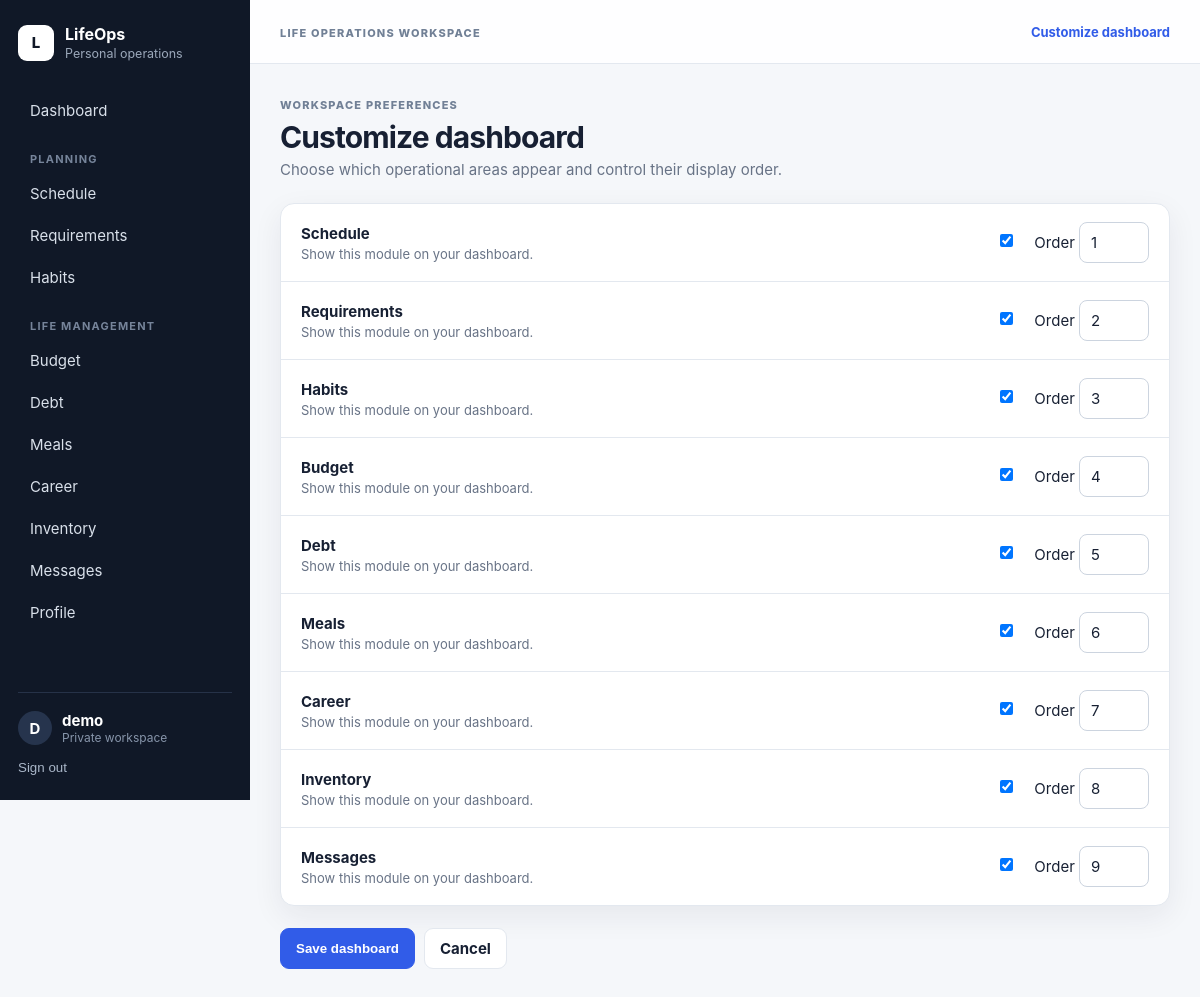
Page /dashboard/settings/ (signed in) on the committed database.
### core/models.py (models this page shows)
class DashboardWidget(models.Model):
    user = models.ForeignKey(User, on_delete=models.CASCADE)
    key = models.CharField(max_length=40)
    visible = models.BooleanField(default=True)
    position = models.PositiveIntegerField(default=0)
    class Meta:
        unique_together = ('user','key')
        ordering = ['position','id']

### core/views.py (the view, shortened to what this page needs)
# urls.py: path('dashboard/settings/',views.dashboard_settings,name='dashboard_settings'),
@login_required
def dashboard_settings(request):
    ensure_widgets(request.user)
    qs=DashboardWidget.objects.filter(user=request.user).order_by('position','id')
    return render(request,'core/dashboard_settings.html',{'widgets':qs,'labels':dict(WIDGETS)})

### core/views.py (called while the page is built)
def ensure_widgets(user):
    existing={w.key for w in DashboardWidget.objects.filter(user=user)}
    for pos,(key,_) in enumerate(WIDGETS):
        if key not in existing:
            DashboardWidget.objects.create(user=user,key=key,position=pos,visible=True)

### core/templates/core/dashboard_settings.html (shortened to what this page needs)
{% extends 'core/base.html' %}{% block content %}<div class="narrow-wide"><div class="page-heading"><div><span class="eyebrow">Workspace preferences</span><h1>Customize dashboard</h1><p>Choose which operational areas appear and control their display order.</p></div></div><form method="post">{% csrf_token %}<div class="panel settings-list">{% for widget in widgets %}<div class="setting-row"><div><strong>{{ widget.key|title }}</strong><span>Show this module on your dashboard.</span></div><div class="setting-controls"><label class="switch"><input type="checkbox" name="visible_{{ widget.id }}" {% if widget.visible %}checked{% endif %}></label><label>Order <input class="position-input" type="number" min="0" name="position_{{ widget.id }}" value="{{ widget.position }}"></label></div></div>{% endfor %}</div><div class="form-actions"><button class="btn primary">Save dashboard</button><a class="btn ghost" href="{% url 'dashboard' %}">Cancel</a></div></form></div>{% endblock %}

### core/templates/core/base.html (shortened to what this page needs)
{% load static %}
<!doctype html><html lang="en"><head>
<link rel="stylesheet" href="{% static 'core/css/app.css' %}">
</head><body>
{% if user.is_authenticated %}
<div class="app-shell">
<aside class="sidebar">
  <div class="brand"><span class="brand-mark">L</span><div><strong>LifeOps</strong><small>Personal operations</small></div></div>
  <nav>
    <a href="{% url 'dashboard' %}">Dashboard</a>
    <div class="nav-label">Planning</div>
    <a href="{% url 'module_list' 'schedule' %}">Schedule</a><a href="{% url 'module_list' 'requirements' %}">Requirements</a><a href="{% url 'module_list' 'habits' %}">Habits</a>
    <div class="nav-label">Life management</div>
    <a href="{% url 'module_list' 'budget' %}">Budget</a><a href="{% url 'module_list' 'debt' %}">Debt</a><a href="{% url 'module_list' 'meals' %}">Meals</a><a href="{% url 'module_list' 'career' %}">Career</a><a href="{% url 'module_list' 'inventory' %}">Inventory</a>
    <a href="{% url 'messages_page' %}">Messages</a><a href="{% url 'profile_settings' %}">Profile</a>
  </nav>
  <div class="sidebar-foot"><div class="user-chip"><span>{{ user.username|first|upper }}</span><div><strong>{{ user.username }}</strong><small>Private workspace</small></div></div><form method="post" action="{% url 'logout' %}">{% csrf_token %}<button class="link-button">Sign out</button></form></div>
</aside>
<main class="main"><header class="topbar"><div><button class="mobile-menu" onclick="document.body.classList.toggle('nav-open')">☰</button><span class="eyebrow">Life operations workspace</span></div><a class="top-action" href="{% url 'dashboard_settings' %}">Customize dashboard</a></header><div class="page-wrap">{% block content %}{% endblock %}</div></main>
</div>
{% else %}{% block public_content %}{% endblock %}{% endif %}
</body></html>

### core/static/core/css/app.css (style rules this page uses)
:root { --bg:#f5f7fa;--surface:#fff;--surface-2:#f9fafb;--text:#172033;--muted:#687386;--line:#e3e8ef;--nav:#101827;--nav2:#1c2637;--primary:#315ce8;--primary2:#2448bd;--danger:#bd3343;--success:#18794e;--shadow:0 10px 30px rgba(23,32,51,.07);--radius:14px }
* { box-sizing:border-box }
body { margin:0;font-family:Inter,ui-sans-serif,-apple-system,BlinkMacSystemFont,"Segoe UI",sans-serif;background:var(--bg);color:var(--text);font-size:15px }
a { color:var(--primary);text-decoration:none }
.app-shell { display:grid;grid-template-columns:250px 1fr;min-height:100vh }
.sidebar { background:var(--nav);color:#fff;padding:24px 18px;display:flex;flex-direction:column;position:sticky;top:0;height:100vh }
.brand { display:flex;align-items:center;gap:11px }
.brand-mark { display:grid;place-items:center;width:36px;height:36px;border-radius:9px;background:#fff;color:var(--nav);font-weight:800 }
.brand strong { display:block;font-size:16px }
.brand small { display:block;color:#9ba8ba;margin-top:2px }
.sidebar nav { margin-top:30px }
.sidebar nav a { display:block;padding:10px 12px;border-radius:9px;color:#d9e0ea;margin-bottom:3px }
.nav-label { margin:22px 12px 8px;font-size:11px;text-transform:uppercase;letter-spacing:.11em;color:#76849a;font-weight:700 }
.sidebar-foot { margin-top:auto;border-top:1px solid #263248;padding-top:18px }
.user-chip { display:flex;align-items:center;gap:10px;margin-bottom:12px }
.user-chip>span { width:34px;height:34px;border-radius:50%;background:#26344d;display:grid;place-items:center;font-weight:700 }
.user-chip strong,.user-chip small { display:block }
.user-chip small { color:#8795aa;font-size:12px }
.link-button { border:0;background:none;color:#aab7c9;padding:0;cursor:pointer }
.main { min-width:0 }
.topbar { height:64px;border-bottom:1px solid var(--line);background:rgba(255,255,255,.92);display:flex;align-items:center;justify-content:space-between;padding:0 30px;position:sticky;top:0;z-index:10 }
.eyebrow { text-transform:uppercase;font-size:11px;letter-spacing:.11em;font-weight:800;color:#718096 }
.top-action { font-size:13px;font-weight:700 }
.page-wrap { padding:30px;max-width:1500px;margin:auto }
.page-heading { display:flex;align-items:flex-end;justify-content:space-between;gap:20px;margin-bottom:24px }
.page-heading h1 { font-size:30px;margin:6px 0 5px;letter-spacing:-.03em }
.page-heading p { margin:0;color:var(--muted) }
.btn { display:inline-flex;align-items:center;justify-content:center;padding:10px 15px;border-radius:9px;font-weight:700;border:1px solid var(--line);background:#fff;color:var(--text);cursor:pointer }
.btn.primary { background:var(--primary);border-color:var(--primary);color:white }
.btn.ghost { background:#fff }
.widget,.panel { background:#fff;border:1px solid var(--line);border-radius:var(--radius);box-shadow:var(--shadow) }
.panel { padding:22px }
.narrow-wide { max-width:980px;margin:auto }
.form-control,input,select,textarea { width:100%;border:1px solid #ccd4df;border-radius:8px;padding:10px 11px;font:inherit;color:var(--text);background:#fff }
.form-actions { display:flex;gap:9px;margin-top:22px }
.settings-list { padding:0 }
.setting-row { display:flex;justify-content:space-between;align-items:center;padding:18px 20px;border-bottom:1px solid var(--line) }
.setting-row:last-child { border-bottom:0 }
.setting-row strong,.setting-row span { display:block }
.setting-row span { color:var(--muted);font-size:13px;margin-top:3px }
.setting-controls { display:flex;align-items:center;gap:18px }
.position-input { width:70px }
.switch input { width:auto }

### rows in the picture
DashboardWidget: key "Schedule", visible "☑", id "1"
DashboardWidget: key "Requirements", visible "☑", id "2"
DashboardWidget: key "Habits", visible "☑", id "3"
DashboardWidget: key "Budget", visible "☑", id "4"
DashboardWidget: key "Debt", visible "☑", id "5"
DashboardWidget: key "Meals", visible "☑", id "6"
DashboardWidget: key "Career", visible "☑", id "7"
DashboardWidget: key "Inventory", visible "☑", id "8"
DashboardWidget: key "Messages", visible "☑", id "9"

### other values in the picture
{{ user.username|first|upper }} "D"
{{ user.username }} "demo"
